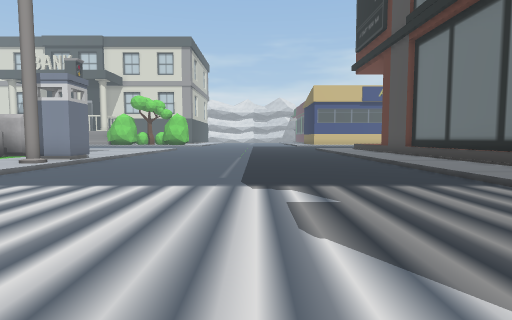
view 1 (above)

19 first-person views from a walk through a Unity game level. The camera is 1.3 m above the floor, tilts 4° down and sees 80° across. The floor is counted in squares, 2 m on a side. Each view is taken from the middle of a square. On the plan, view 1 faces up. The plan holds only what a view shows up to about 10 squares ahead; the rest is blank. The place goes on beyond the plan. The player is left out. Some surface patterns are stand-ins.

view 2
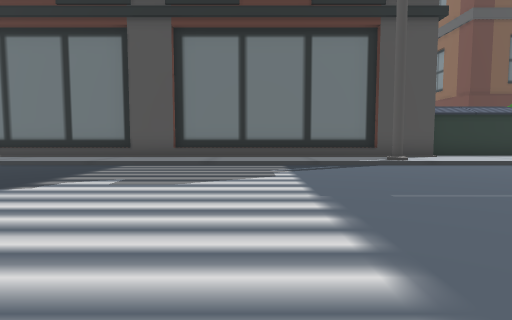

view 3
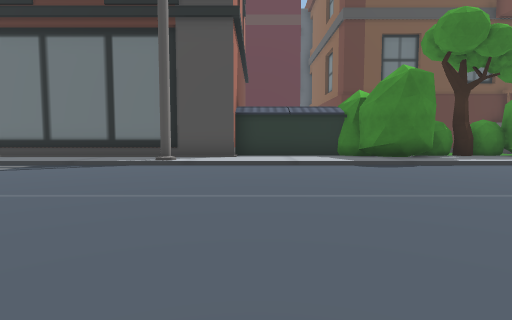

view 4
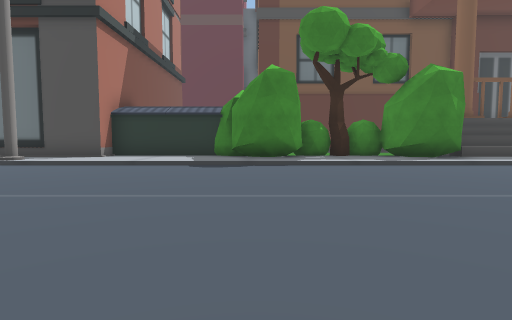

view 5
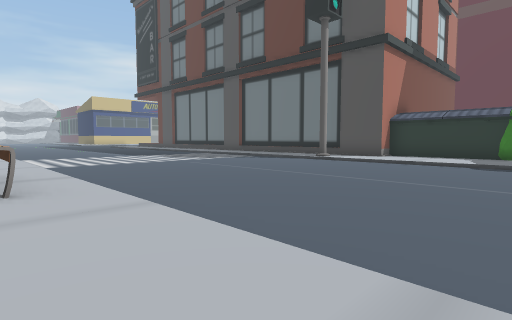

view 6
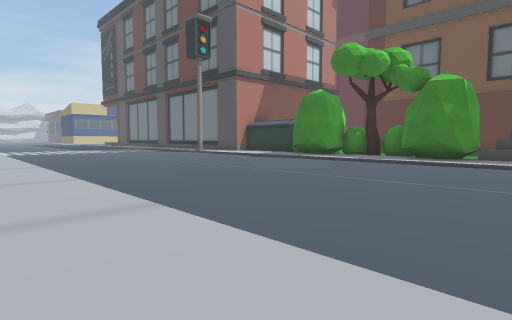

view 7
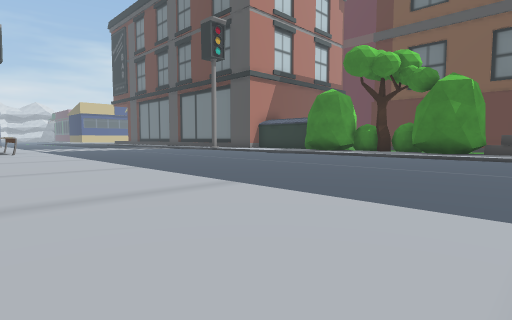

view 8
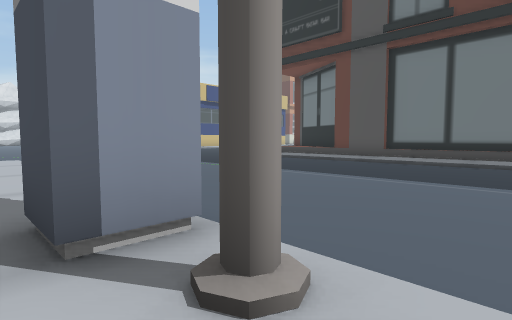

view 9
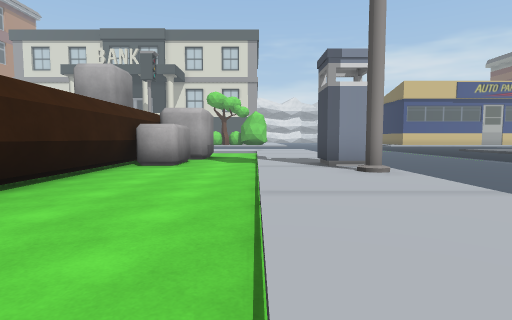

view 10
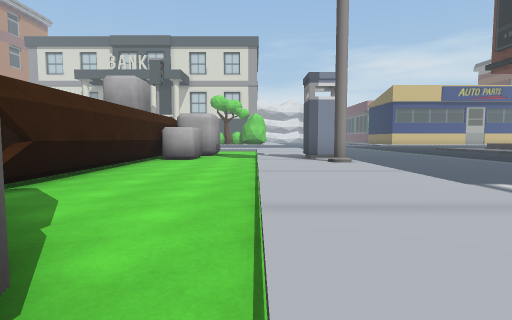

view 11
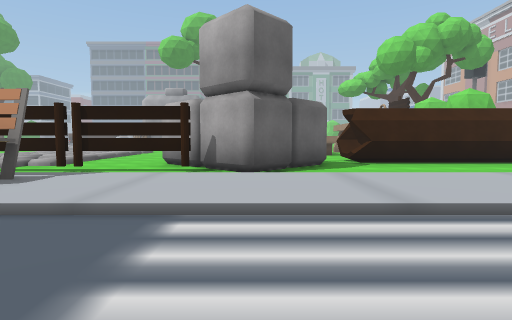

view 12
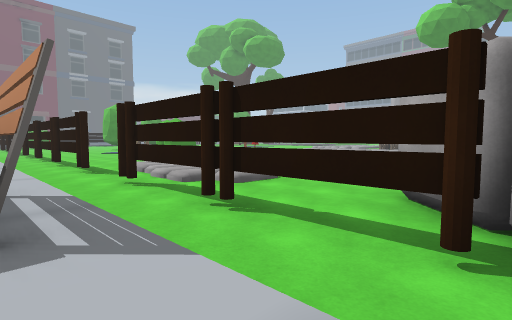

view 13
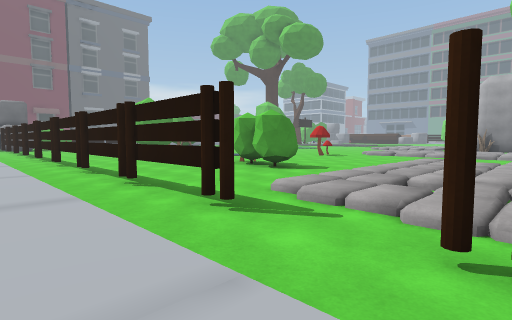

view 14
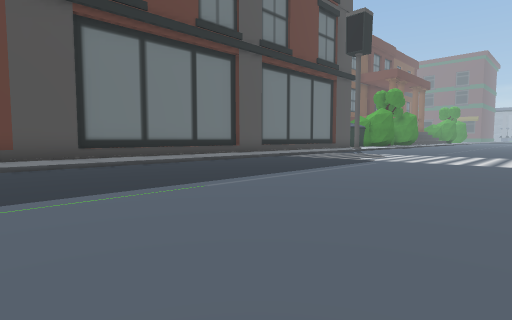

view 15
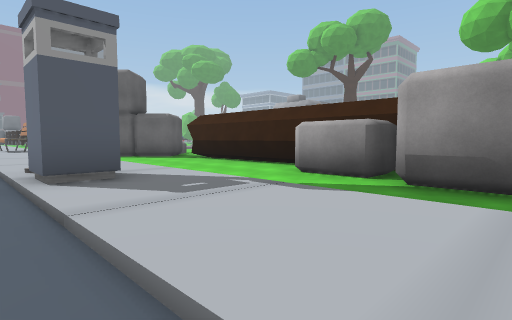

view 16
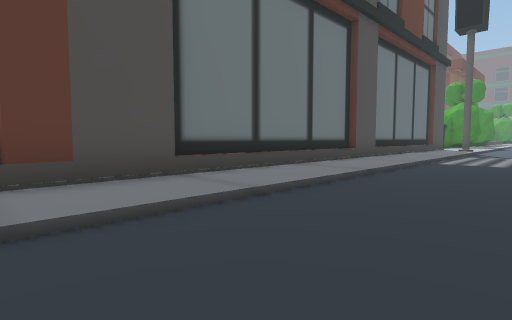

view 17
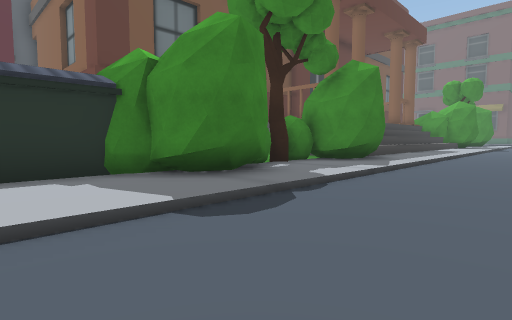

view 18
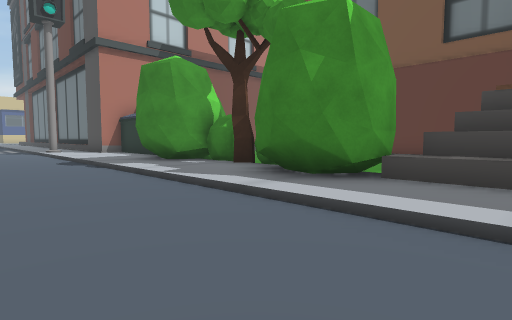

view 19
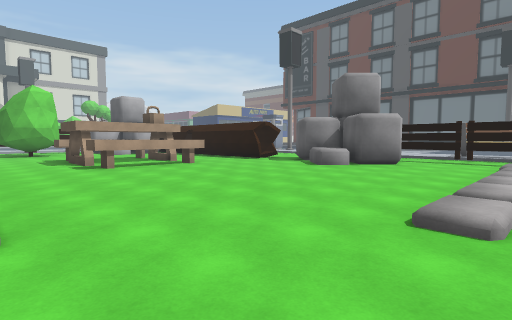

### Floor plan
Key: @ floor where view 1 was taken; # wall or solid block; . main floor; : floor 0.25 m higher than the main floor; / step, stairs or slope; ^ raised ledge; B bush; E bench; T thing the floor can be seen under or through; O other object.
Columns run from 20 left of view 1 to 7 right of it. Each row starts with its distance up from view 1.
 13            O./::........::#
 12            O./::........:##
 11           #O./::........:##
 10           #O./::........:/#
  9           #O./::........:/#
  8           #../:O........:/#
  7  ..       #../:#........:/#
  6  ..O     ##../::........:/#
  5  ..O.    ##../::........:/#
  4  ..OOOO  ##../::........:/#
  3  ......  .O../::........:/#
  2  .......  OO./::........:/#
  1 /........OOOO/::........:/#
  0 /.......OOOO./::....@...:/#
 -1 /........OO.T/::........:/#
 -2 /...........T/::........:/#
 -3 ............T/E:........###
 -4 /..////////.T/E:........:##
 -5 /...//   ///#/::........::#
 -6     /://::/#./::........::#
 -7     :://////./::........::#
 -8     ///////.T/::........::OO
 -9     ........T/::........:O
-10      ...B...T/::........:##O
-11       .BB...T/::........::BB
-12         B...T/::........::OB
-13          ...T/::........:#BB
-14          ...T/::........:O O
-15            .#/::........:##O
-16            .#/::........:^^#
-17             #/::.... ...:^^

Where each view was taken, in squares from view 1:
view 1: 0 up, 0 right, facing up
view 2: 1 up, 4 left, facing right
view 3: 5 down, 4 left, facing right
view 4: 9 down, 4 left, facing right
view 5: 9 down, 6 left, facing up-right
view 6: 17 down, 6 left, facing up-right
view 7: 17 down, 7 left, facing up-right
view 8: 6 up, 6 left, facing up-right
view 9: 2 up, 7 left, facing up
view 10: 0 up, 7 left, facing up
view 11: 1 up, 2 left, facing left
view 12: 0 up, 6 left, facing down-left
view 13: 5 down, 6 left, facing down-left
view 14: 13 up, 4 left, facing down-right
view 15: 13 up, 4 left, facing down-left
view 16: 13 up, 1 right, facing down-right
view 17: 6 down, 1 right, facing down-right
view 18: 17 down, 1 right, facing up-right
view 19: 5 down, 20 left, facing up-right
